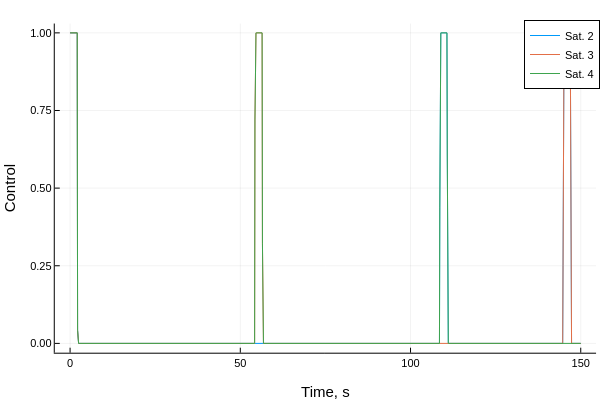

Write notebook code for a chart like this one.
### Code cell
using Plots
plotlyjs()

mylabel = String[]
mylabel1 = String[]
mylabel2 = String[]
for i = 1:num_sat
    append!(mylabel,["Sat. 1-"*string(i+1)])
    append!(mylabel1,["Sat. 1"])
    append!(mylabel2,["Sat. "*string(i+1)])
end

# plot(thist,u1hist,label=permutedims(mylabel1),ls=:dot, linewidth=2)
plot(thist,u2hist,label=permutedims(mylabel2))
plot!(xlabel="Time, s", ylabel = "Control")

### Figure 1 — Plotly figure (JSON) as saved in the notebook; plotly's stock layout.template omitted (floating-point values rounded to 4 significant figures; data arrays with more than 128 entries replaced by an {"elided": "..."} marker saying what was removed)
{"data": [{"colorbar": {"title": ""}, "legendgroup": "Sat. 2", "line": {"color": "rgba(0, 154, 250, 1.000)", "dash": "solid", "shape": "linear", "width": 1}, "mode": "lines", "name": "Sat. 2", "showlegend": true, "type": "scatter", "x": {"elided": "1501 float values"}, "xaxis": "x", "y": {"elided": "1501 float values"}, "yaxis": "y", "zmax": null, "zmin": null}, {"colorbar": {"title": ""}, "legendgroup": "Sat. 3", "line": {"color": "rgba(227, 111, 71, 1.000)", "dash": "solid", "shape": "linear", "width": 1}, "mode": "lines", "name": "Sat. 3", "showlegend": true, "type": "scatter", "x": {"elided": "1501 float values"}, "xaxis": "x", "y": {"elided": "1501 float values"}, "yaxis": "y", "zmax": null, "zmin": null}, {"colorbar": {"title": ""}, "legendgroup": "Sat. 4", "line": {"color": "rgba(62, 164, 78, 1.000)", "dash": "solid", "shape": "linear", "width": 1}, "mode": "lines", "name": "Sat. 4", "showlegend": true, "type": "scatter", "x": {"elided": "1501 float values"}, "xaxis": "x", "y": {"elided": "1501 float values"}, "yaxis": "y", "zmax": null, "zmin": null}], "layout": {"annotations": [], "height": 400, "legend": {"bgcolor": "rgba(255, 255, 255, 1.000)", "bordercolor": "rgba(0, 0, 0, 1.000)", "borderwidth": 1, "font": {"color": "rgba(0, 0, 0, 1.000)", "family": "sans-serif", "size": 11}, "title": {"font": {"color": "rgba(0, 0, 0, 1.000)", "family": "sans-serif", "size": 15}, "text": ""}, "tracegroupgap": 0, "traceorder": "normal", "x": 1, "xanchor": "auto", "y": 1, "yanchor": "auto"}, "margin": {"b": 20, "l": 0, "r": 0, "t": 20}, "paper_bgcolor": "rgba(255, 255, 255, 1.000)", "plot_bgcolor": "rgba(255, 255, 255, 1.000)", "showlegend": true, "width": 600, "xaxis": {"anchor": "y", "domain": [0.09128, 0.9934], "gridcolor": "rgba(0, 0, 0, 0.100)", "gridwidth": 0.5, "linecolor": "rgba(0, 0, 0, 1.000)", "mirror": false, "range": [-4.5, 154.5], "showgrid": true, "showline": true, "showticklabels": true, "tickangle": 0, "tickcolor": "rgb(0, 0, 0)", "tickfont": {"color": "rgba(0, 0, 0, 1.000)", "family": "sans-serif", "size": 11}, "tickmode": "array", "ticks": "inside", "ticktext": ["0", "50", "100", "150"], "tickvals": [0, 50, 100, 150], "title": "Time, s", "titlefont": {"color": "rgba(0, 0, 0, 1.000)", "family": "sans-serif", "size": 15}, "type": "-", "visible": true, "zeroline": false, "zerolinecolor": "rgba(0, 0, 0, 1.000)"}, "yaxis": {"anchor": "x", "domain": [0.07581, 0.9902], "gridcolor": "rgba(0, 0, 0, 0.100)", "gridwidth": 0.5, "linecolor": "rgba(0, 0, 0, 1.000)", "mirror": false, "range": [-0.03, 1.03], "showgrid": true, "showline": true, "showticklabels": true, "tickangle": 0, "tickcolor": "rgb(0, 0, 0)", "tickfont": {"color": "rgba(0, 0, 0, 1.000)", "family": "sans-serif", "size": 11}, "tickmode": "array", "ticks": "inside", "ticktext": ["0.00", "0.25", "0.50", "0.75", "1.00"], "tickvals": [0, 0.25, 0.5, 0.75, 1], "title": "Control", "titlefont": {"color": "rgba(0, 0, 0, 1.000)", "family": "sans-serif", "size": 15}, "type": "-", "visible": true, "zeroline": false, "zerolinecolor": "rgba(0, 0, 0, 1.000)"}}}
